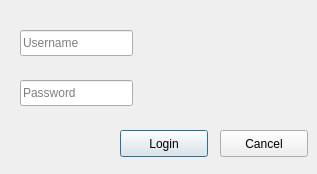
<?xml version="1.0" encoding="UTF-8"?>
<ui version="4.0">
 <class>Login</class>
 <widget class="QDialog" name="Login">
  <property name="geometry">
   <rect>
    <x>0</x>
    <y>0</y>
    <width>317</width>
    <height>174</height>
   </rect>
  </property>
  <property name="windowTitle">
   <string>Login</string>
  </property>
  <widget class="QLineEdit" name="usernameField">
   <property name="geometry">
    <rect>
     <x>20</x>
     <y>30</y>
     <width>113</width>
     <height>26</height>
    </rect>
   </property>
   <property name="text">
    <string/>
   </property>
   <property name="placeholderText">
    <string>Username</string>
   </property>
  </widget>
  <widget class="QLineEdit" name="passwordField">
   <property name="geometry">
    <rect>
     <x>20</x>
     <y>80</y>
     <width>113</width>
     <height>26</height>
    </rect>
   </property>
   <property name="inputMask">
    <string/>
   </property>
   <property name="text">
    <string/>
   </property>
   <property name="echoMode">
    <enum>QLineEdit::Password</enum>
   </property>
   <property name="placeholderText">
    <string>Password</string>
   </property>
  </widget>
  <widget class="QPushButton" name="cancelButton">
   <property name="geometry">
    <rect>
     <x>220</x>
     <y>130</y>
     <width>88</width>
     <height>27</height>
    </rect>
   </property>
   <property name="text">
    <string>Cancel</string>
   </property>
  </widget>
  <widget class="QPushButton" name="loginButton">
   <property name="geometry">
    <rect>
     <x>120</x>
     <y>130</y>
     <width>88</width>
     <height>27</height>
    </rect>
   </property>
   <property name="text">
    <string>Login</string>
   </property>
   <property name="autoDefault">
    <bool>true</bool>
   </property>
   <property name="default">
    <bool>true</bool>
   </property>
  </widget>
 </widget>
 <resources/>
 <connections/>
</ui>
